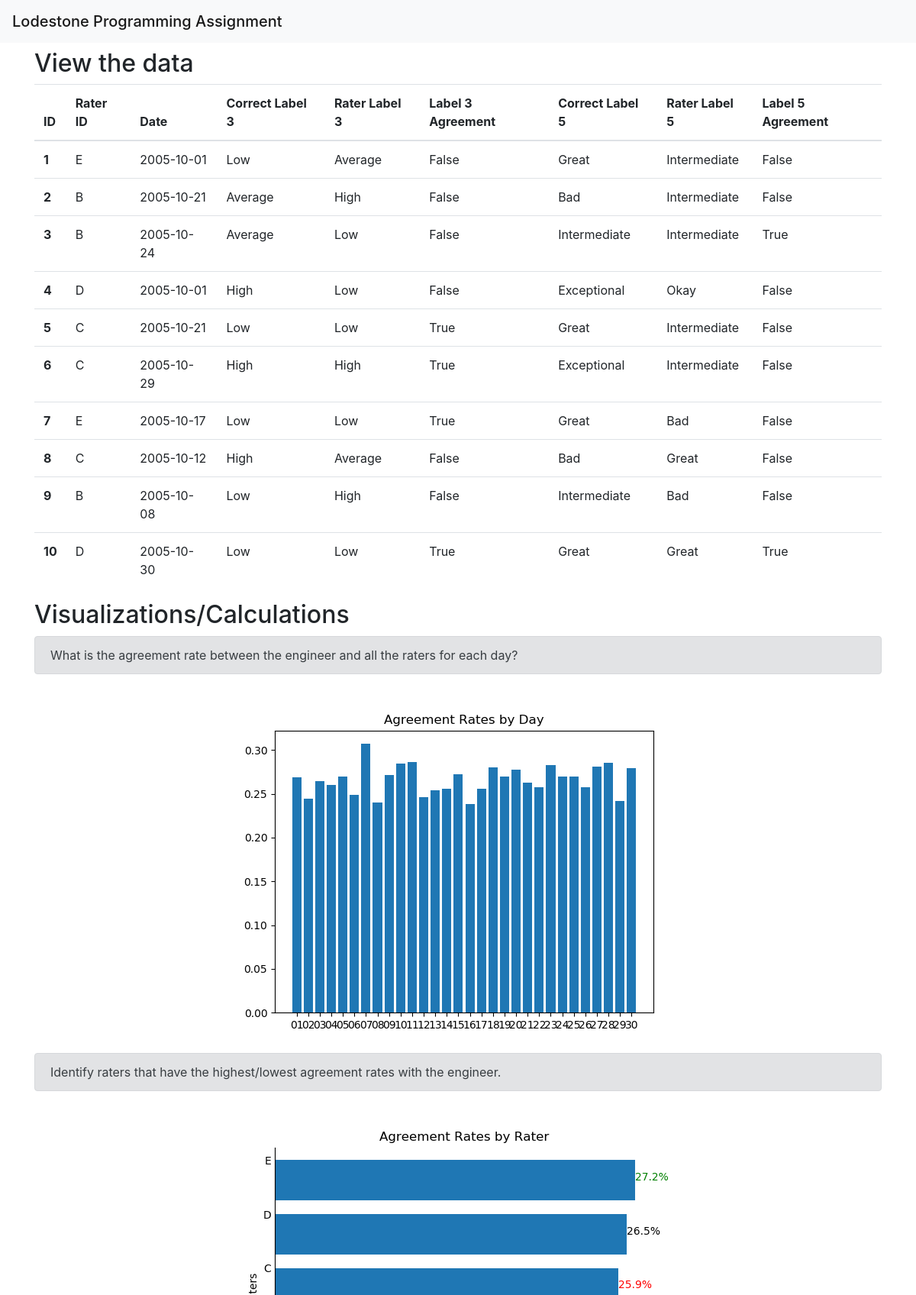
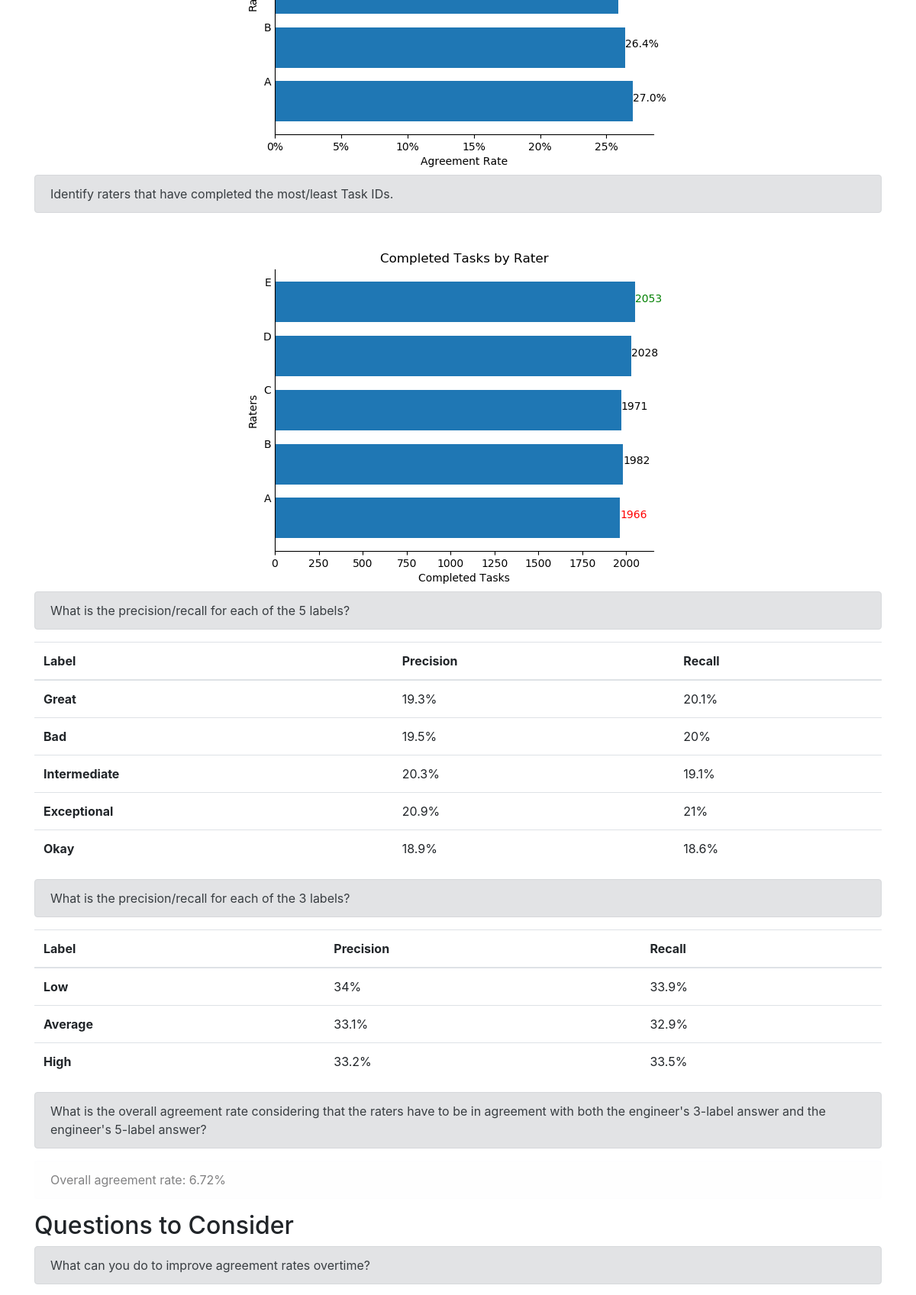
The page / (upper part) on the database its author committed (2 pictures, top to bottom).
### tables this page shows
CREATE TABLE data_ratings (
    task_id INTEGER PRIMARY KEY,
    rater_id CHAR,
    date DATE,
    correct_label_three TEXT,
    rater_label_three TEXT,
    label_three_agreement BOOLEAN,
    correct_label_five TEXT,
    rater_label_five TEXT,
    label_five_agreement BOOLEAN
);

### app.py (the view)
@app.route('/')
def index():
    cursor = get_cursor()
    data_excerpt = cursor.execute(get_data_query).fetchall()
    cursor.close()
    with open('precision_recall_data.json') as f:
        precision_recall_data = json.load(f)
    return render_template('index.html', data_excerpt=data_excerpt, precision_recall=precision_recall_data)

### app.py (called while the page is built)
def get_cursor():
    connection = sqlite3.connect('./db.sqlite')
    return connection.cursor()

### templates/index.html (shortened to what this page needs)
<!DOCTYPE html>
<html lang="en">
<head>
    <link rel="stylesheet" href="https://stackpath.bootstrapcdn.com/bootstrap/4.5.0/css/bootstrap.min.css">
</head>
<body>
    <nav class="navbar navbar-light bg-light">
        <span class="navbar-brand mb-0 h1">Lodestone Programming Assignment</span>
    </nav>
    <div class="container my-2">
        <h2>View the data</h2>
        <table class="table">
            <thead>
              <tr>
                <th scope="col">ID</th>
                <th scope="col">Rater ID</th>
                <th scope="col">Date</th>
                <th scope="col">Correct Label 3</th>
                <th scope="col">Rater Label 3</th>
                <th scope="col">Label 3 Agreement</th>
                <th scope="col">Correct Label 5</th>
                <th scope="col">Rater Label 5</th>
                <th scope="col">Label 5 Agreement</th>
              </tr>
            </thead>
            <tbody>
                {% for row in data_excerpt %}
                <tr>
                    <th scope="row">{{row[0]}}</th>
                    <td>{{row[1]}}</td>
                    <td>{{row[2]}}</td>
                    <td>{{row[3]}}</td>
                    <td>{{row[4]}}</td>
                    {% if row[5] == 1 %}
                    <td>True</td>
                    {% else %}
                    <td>False</td>
                    {% endif %}
                    <td>{{row[6]}}</td>
                    <td>{{row[7]}}</td>
                    {% if row[8] == 1 %}
                    <td>True</td>
                    {% else %}
                    <td>False</td>
                    {% endif %}
                </tr>
                {% endfor %}
            </tbody>
          </table>
    </div>
    <div class="container my-2">
        <h2>Visualizations/Calculations</h2>
        <div class="alert alert-secondary" role="alert">
            What is the agreement rate between the engineer and all the raters for each day?
        </div>
        <div class="text-center">
            <img src="{{url_for('static',filename = 'agreement_rates_by_day.png')}}" />
        </div>
        <div class="alert alert-secondary" role="alert">
            Identify raters that have the highest/lowest agreement rates with the engineer.
        </div>
        <div class="text-center">
            <img src="{{url_for('static',filename = 'agreement_rates_by_rater.png')}}" />
        </div>
        <div class="alert alert-secondary" role="alert">
            Identify raters that have completed the most/least Task IDs.
        </div>
        <div class="text-center">
            <img src="{{url_for('static',filename = 'completed_tasks_by_rater.png')}}" />
        </div>
        <div class="alert alert-secondary" role="alert">
            What is the precision/recall for each of the 5 labels?
        </div>
        <table class="table">
            <thead>
              <tr>
                <th scope="col">Label</th>
                <th scope="col">Precision</th>
                <th scope="col">Recall</th>
              </tr>
            </thead>
            <tbody>
                {% for row in precision_recall.five_labels %}
                <tr>
                    <th scope="row">{{row.label}}</th>
                    <td>{{row.precision}}%</td>
                    <td>{{row.recall}}%</td>
                </tr>
                {% endfor %}
            </tbody>
        </table>
        <div class="alert alert-secondary" role="alert">
            What is the precision/recall for each of the 3 labels?
        </div>
        <table class="table">
            <thead>
              <tr>
                <th scope="col">Label</th>
                <th scope="col">Precision</th>
                <th scope="col">Recall</th>
              </tr>
            </thead>
            <tbody>
                {% for row in precision_recall.three_labels %}
                <tr>
                    <th scope="row">{{row.label}}</th>
                    <td>{{row.precision}}%</td>
                    <td>{{row.recall}}%</td>
                </tr>
                {% endfor %}
            </tbody>
        </table>
        <div class="alert alert-secondary" role="alert">
            What is the overall agreement rate considering that the raters have to be in agreement with both the
            engineer's 3-label answer and the engineer's 5-label answer?
        </div>
        <div class="alert alert-light" role="alert">
            Overall agreement rate: 6.72%
        </div>
    </div>
    <div class="container my-2">
        <h2>Questions to Consider</h2>
        <div class="alert alert-secondary" role="alert">
            What can you do to improve agreement rates overtime?
        </div>
    </div>
</body>
</html>

### rows shown on the page
data_ratings: task_id "1", rater "E", date "2005-10-01", correct_label_three "Low", rater_label_three "Average", label_three_agreement "False", correct_label_five "Great", rater_label_five "Intermediate", label_five_agreement "False"
data_ratings: task_id "2", rater "B", date "2005-10-21", correct_label_three "Average", rater_label_three "High", label_three_agreement "False", correct_label_five "Bad", rater_label_five "Intermediate", label_five_agreement "False"
data_ratings: task_id "3", rater "B", date "2005-10-24", correct_label_three "Average", rater_label_three "Low", label_three_agreement "False", correct_label_five "Intermediate", rater_label_five "Intermediate", label_five_agreement "True"
data_ratings: task_id "4", rater "D", date "2005-10-01", correct_label_three "High", rater_label_three "Low", label_three_agreement "False", correct_label_five "Exceptional", rater_label_five "Okay", label_five_agreement "False"
data_ratings: task_id "5", rater "C", date "2005-10-21", correct_label_three "Low", rater_label_three "Low", label_three_agreement "True", correct_label_five "Great", rater_label_five "Intermediate", label_five_agreement "False"
data_ratings: task_id "6", rater "C", date "2005-10-29", correct_label_three "High", rater_label_three "High", label_three_agreement "True", correct_label_five "Exceptional", rater_label_five "Intermediate", label_five_agreement "False"
data_ratings: task_id "7", rater "E", date "2005-10-17", correct_label_three "Low", rater_label_three "Low", label_three_agreement "True", correct_label_five "Great", rater_label_five "Bad", label_five_agreement "False"
data_ratings: task_id "8", rater "C", date "2005-10-12", correct_label_three "High", rater_label_three "Average", label_three_agreement "False", correct_label_five "Bad", rater_label_five "Great", label_five_agreement "False"
data_ratings: task_id "9", rater "B", date "2005-10-08", correct_label_three "Low", rater_label_three "High", label_three_agreement "False", correct_label_five "Intermediate", rater_label_five "Bad", label_five_agreement "False"
data_ratings: task_id "10", rater "D", date "2005-10-30", correct_label_three "Low", rater_label_three "Low", label_three_agreement "True", correct_label_five "Great", rater_label_five "Great", label_five_agreement "True"

### other values the page prints
{{ row.label }} "Great" "Bad" "Intermediate" "Exceptional" "Okay"
{{ row.precision }} "19.3" "19.5" "20.3" "20.9" "18.9"
{{ row.recall }} "20.1" "20" "19.1" "21" "18.6"
{{ row.label }} "Low" "Average" "High"
{{ row.precision }} "34" "33.1" "33.2"
{{ row.recall }} "33.9" "32.9" "33.5"
